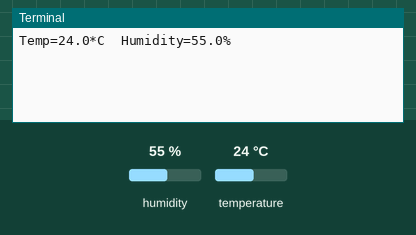
Recording of a program running on a simulated Raspberry Pi (BCM pin numbers). Shown: the last lines printed to the terminal. Inputs (shaded band) come from the test bench; at power-on: humidity 55 %, temperature 24 °C.

Above: at 1.2 s.
1.3 s: humidity set to 22 %
At 2.8 s:
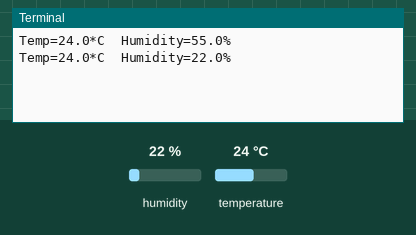
3.4 s: temperature set to 12 °C
At 4.8 s:
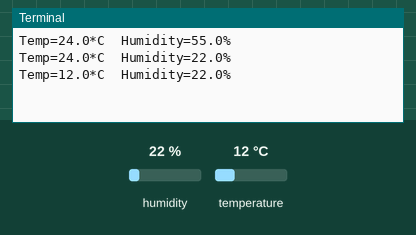
5.5 s: humidity set to 40 %
At 7.9 s:
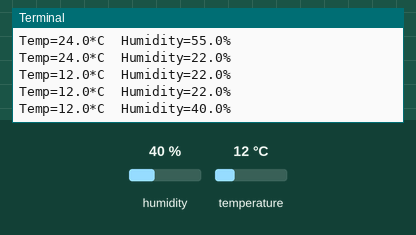
Timing chart, 0 to 9.4 s (numbered marks = the images above; inputs shaded):
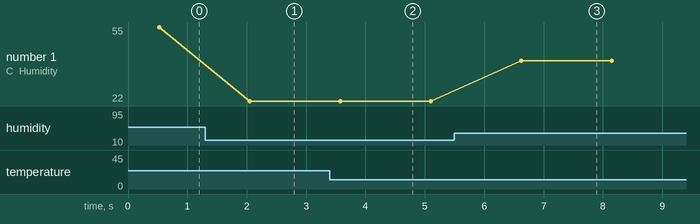

The program:

DHT22.py
```python
import Adafruit_DHT as dht
import time

while True:
    humidity, temperature = dht.read_retry(dht.DHT22, 12)
    print("Temp={0:0.1f}*C  Humidity={1:0.1f}%".format(temperature, humidity))
    time.sleep(1)
```

Measured:
- after the input at 1.3 s, the terminal: prints a new line after 0.75 s (image 1)
- after the input at 3.4 s, the terminal: prints a new line after 0.18 s (image 2)
- after the input at 5.5 s, the terminal: prints a new line after 1.1 s (image 3)
- plotted number 1: 55 → 22 after the input at 1.3 s, 22 → 40 after the input at 5.5 s
